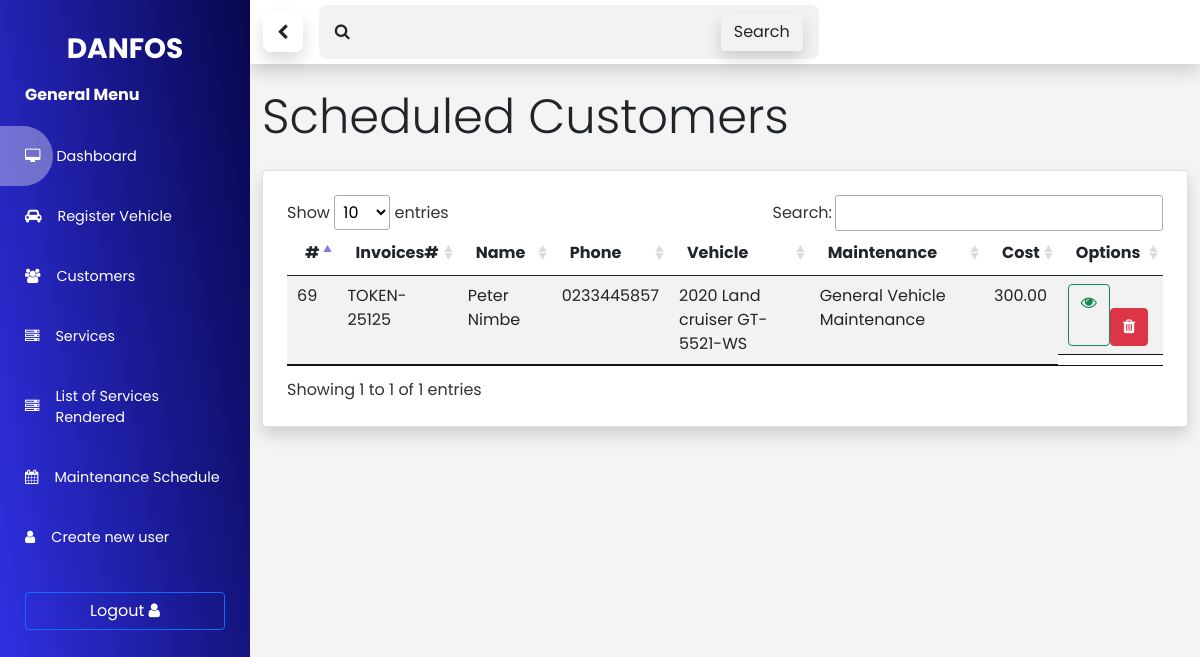
The page /vehicle/customers/services/rendered (signed in) on the database as committed earlier.
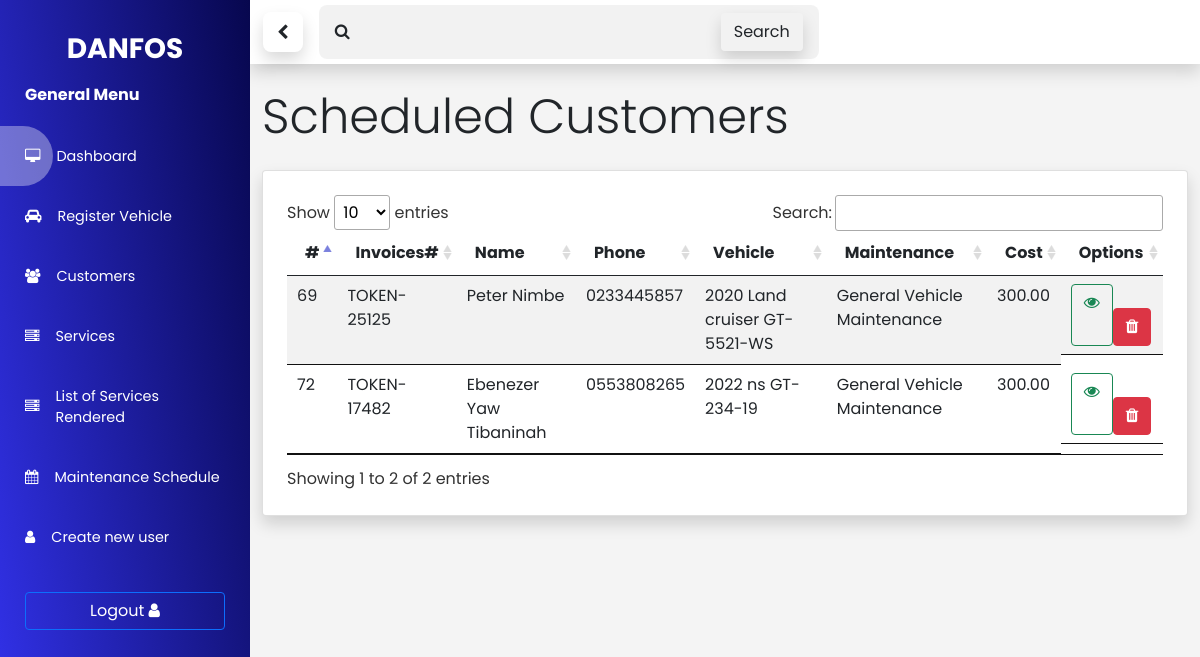
The same page on the database as committed later.
### vehicle/models.py (models this page shows, shortened)
class Maintenance(models.Model):
  id = models.AutoField(primary_key=True)
  owner = models.ForeignKey(to=Customer, related_name='user', on_delete=models.CASCADE)
  service = models.ForeignKey(to=Service, on_delete=models.CASCADE, blank=True, related_name='service')
  token = models.CharField(max_length=200, blank=True)
  created_at = models.DateTimeField(auto_now_add=True)
  @property
  def customer(self):
    return self.owner.fullname
  @property
  def contact(self):
    return self.owner.phone
  @property
  def vehicle(self):
    return self.owner.get_vehicle
  @property
  def service_detail(self):
    return self.service.text
  @property
  def amount(self):
    return self.service.cost

class Customer(models.Model):
  id = models.AutoField(primary_key=True)
  fullname = models.CharField(max_length=200)
  phone = models.CharField(max_length=10)
  email = models.EmailField(max_length=100, blank=True)
  address = models.TextField(default='no address provided', blank=True)
  vehicles = models.ManyToManyField(Vehicle, related_name='vehicles' , blank=True)
  created_at = models.DateTimeField(auto_now_add=True)
  @property
  def get_vehicle(self):
    vec =  [v for v in self.vehicles.all()]
    return 'None' if vec == [] else vec[0]

class Vehicle(models.Model):
  id = models.AutoField(primary_key=True)
  vehicle_year = models.CharField(max_length=4, blank=True)
  vehicle_type = models.CharField(choices=(VEHICLE_TYPES), max_length=15)
  vehicle_make = models.CharField(max_length=100,)
  vehicle_model = models.CharField(max_length=100,)
  vehicle_number_plate = models.CharField(max_length=100, blank=True)
  def __str__(self):
    return '{} {} {}'.format(self.vehicle_year, self.vehicle_make, self.vehicle_number_plate)

class Service(models.Model):
  id = models.AutoField(primary_key=True)
  text = models.CharField(max_length=100)
  cost = models.DecimalField(max_digits=10, decimal_places=2)
  created_at = models.DateTimeField(auto_now_add=True)

### vehicle/views.py (the view)
# urls.py: path('vehicle/customers/services/rendered', list_all_services_rendered, name='list_of_services_rendered'),
@login_required(login_url='auth/login')
def list_all_services_rendered(request):
  context = { }
  qs = Maintenance.objects.all()
  qs = remove_duplicates(qs)
  if request.method == 'POST':
    qs = Maintenance.objects.filter(token=request.POST['token'])
    qs.delete()
    qs = Maintenance.objects.all()
    qs = remove_duplicates(qs)
  context['services_rendered'] = qs
  return render(request, 'vehicle/service_rendered.html', context)

### vehicle/utils.py (called while the page is built)
def singleOutDuplicates(val, arr):
  if val.token not in arr:
    arr.append(val.token)
    return True
  return False

def remove_duplicates(_queryset):
  _include = []
  qs = filter(lambda x: singleOutDuplicates(x, _include), _queryset)
  return list(qs)

### vehicle/templates/vehicle/service_rendered.html (shortened to what this page needs)
{% extends "admin_base.html" %}
{% block Content %}
  <div class="container">
    <h3 class="display-5 py-4">Scheduled Customers</h3>
    <div class="card shadow p-4">
      <table id="customer-table" class="table table-striped">
        <thead>
          <tr>
            <th>#</th>
            <th>Invoices#</th>
            <th>Name</th>
            <th>Phone</th>
            <th>Vehicle</th>
            <th>Maintenance</th>
            <th>Cost</th>
            <th>Options</th>
          </tr>
        </thead>
        <tbody>
          {% if services_rendered %}
            {% for rendered in services_rendered  %}
              <tr>
                <td>{{rendered.id}}</td>
                <td>{{rendered.token}}</td>
                <td>{{rendered.customer}}</td>
                <td>{{rendered.contact}}</td>
                <td>{{rendered.vehicle}}</td>
                <td>{{rendered.service_detail}}</td>
                <td>{{rendered.amount}}</td>
                <td class='text-danger d-flex'>
                  <a target='blank' href='{% url "pdf_writer:preview" rendered.token %}' class='btn btn-outline-success delete-service'  id = "##${rendered.token}">
                    <i class='fa fa-eye'></i>
                  </a>
                  <form action="" method="post">
                    <button class='btn btn-danger text-white delete-service'  id = "##">
                      <i class='fa fa-trash'></i>
                    </button>
                  </form>
                </td>
              </tr>
            {% endfor %}
          {% endif %}
        </tbody>
      </table>
    </div>
  </div>
{% endblock Content %}

### templates/admin_base.html (shortened to what this page needs)
{% load static %}
<!DOCTYPE html>
<html lang="en">
<head>
    <link rel="stylesheet" href="{% static 'dist/plugins/bootstrap/css/bootstrap.css' %}">
    <link rel="stylesheet" href="{% static 'dist/plugins/font-awesome/css/font-awesome.css' %}">
    <link rel="stylesheet" href="{% static 'dist/custom/css/main.css' %}">
    <link rel="stylesheet" href="{% static 'dist/plugins/data-tables/datatables.min.css' %}">
    <link rel="stylesheet" href="{% static 'dist/plugins/awesome-alert/css/style.css' %}">
</head>
<body>
<div class='dashboard'>
  {% include "includes/sidebar.html" %}
  <div class="dashboard-content">
    {% include "includes/navbar.html" %}
    {% block Content %}
    {% endblock Content %}
  </div>
</div>
{% include "includes/footer.html" %}

### templates/includes/sidebar.html
<div class="dashboard-sidebar">
  <div class="header">
    <div class="logo text-center">
      <h3 class='h3'>
        DANFOS
      </h3>
    </div>
  </div>
  <div class="menu position-relative">
    <p class="menu-title">General Menu</p>
    <ul class="menu-nav">
      <li class="menu-nav__item">
        <a href="{% url 'vehicle:dashboard' %}" class="menu-nav__link active">
          <div class="icon-box">
            <i class="fa fa-desktop"></i>
          </div>
          <span>Dashboard</span>
        </a>
      </li>
      <li class="menu-nav__item">
        <a href="{% url 'vehicle:vehicle_register' %}" class="menu-nav__link">
          <div class="icon-box">
            <i class="fa fa-car"></i>
          </div>
         <span> Register Vehicle</span>
        </a>
      </li>
      <li class="menu-nav__item">
        <a href="{% url 'vehicle:list_of_customers' %}" class="menu-nav__link">
          <div class="icon-box">
            <i class="fa fa-users"></i>
          </div>
         <span>Customers</span>
        </a>
      </li>
      <li class="menu-nav__item">
        <a href="{% url 'vehicle:service' %}" class="menu-nav__link">
          <div class="icon-box">
            <i class="fa fa-server"></i>
          </div>
          <span> Services</span>
        </a>
      </li>
      <li class="menu-nav__item">
        <a href="{% url 'vehicle:list_of_services_rendered' %}" class="menu-nav__link">
          <div class="icon-box">
            <i class="fa fa-server"></i>
          </div>
          <span> List of Services Rendered</span>
        </a>
      </li>
      <li class="menu-nav__item">
        <a href="{% url 'vehicle:maintenance_schedule' %}" class="menu-nav__link">
          <div class="icon-box">
            <i class="fa fa-calendar"></i>
          </div>
          <span>Maintenance Schedule</span>
        </a>
      </li>
      {% if request.user.is_superuser %}
      <li class="menu-nav__item">
        <a href="{% url 'vehicle:create_new_user' %}" class="menu-nav__link">
          <div class="icon-box">
            <i class="fa fa-user"></i>
          </div>
         <span> Create new user</span>
        </a>
      </li>
      {% endif %}
    </ul>
    <a href="{% url 'auth_user:signOut' %}" class="btn btn-outline-primary button-logout position-absolute top-100 left-0 w-100 mt-4">Logout <i class="fa fa-user"></i></a>
  </div>
</div>

### templates/includes/navbar.html (shortened to what this page needs)
<div class=" dashboard-content__header header shadow " style="z-index: 99999;">
  <div class="menu-toggler shadow">
    <i class="fa fa-chevron-left"></i>
  </div>
  <form action="{% url 'vehicle:search_customer' %}" method="POST" id="search-form">
    <div class='search position-relative'>
      <span><i class="fa fa-search"></i></span>
      <input id='search-input' type="text" class="form-control" name="search-text">
      <button class="btn btn-default shadow" id='search-btn'>Search</button>
    </div>
  </form>
</div>

### templates/includes/footer.html
</body>
</html>

Rows that differ between the two databases and show on the page:
added Maintenance: id "72", token "TOKEN-17482", customer "Ebenezer Yaw Tibaninah", contact "0553808265", vehicle "2022 ns GT-234-19", service_detail "General Vehicle Maintenance", amount "300.00"
Other text that changed with them:
text written by a page script: "Show entries Search: Showing 1 to 1 of 1 entries" → "Show entries Search: Showing 1 to 2 of 2 entries"
